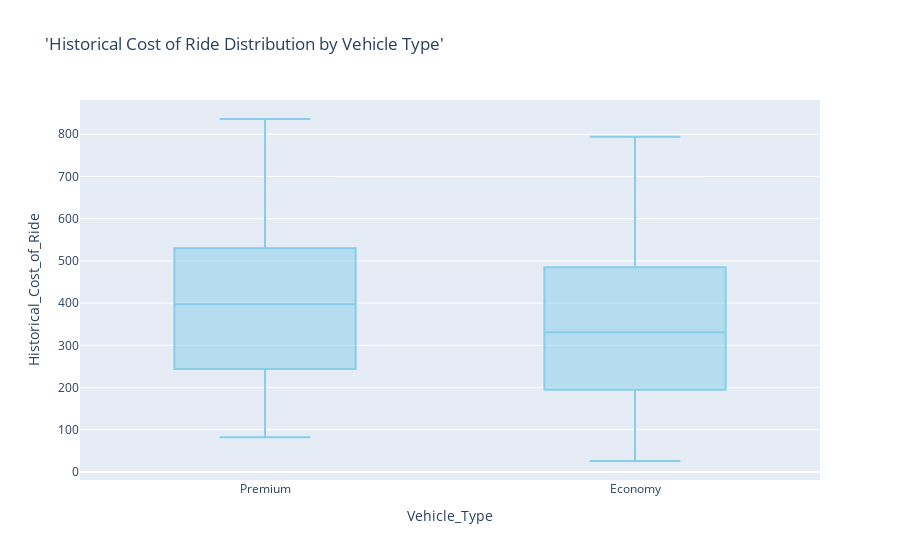

Source (notebook cell):
### Code cell
# Let's have a look at the Distribution Historical cost of the ride Based on the Vehicle type
fig = px.box(data, x="Vehicle_Type",
             y="Historical_Cost_of_Ride",
             title="'Historical Cost of Ride Distribution by Vehicle Type'")
fig.update_traces(line=dict(color="skyblue"))
fig.show()

### Figure 1 — Plotly figure (JSON) as saved in the notebook; plotly's stock layout.template omitted (floating-point values rounded to 4 significant figures; data arrays with more than 128 entries replaced by an {"elided": "..."} marker saying what was removed)
{"data": [{"alignmentgroup": "True", "hovertemplate": "Vehicle_Type=%{x}<br>Historical_Cost_of_Ride=%{y}<extra></extra>", "legendgroup": "", "line": {"color": "skyblue"}, "marker": {"color": "#636efa"}, "name": "", "notched": false, "offsetgroup": "", "orientation": "v", "showlegend": false, "type": "box", "x": {"elided": "1000 str values"}, "x0": " ", "xaxis": "x", "y": {"elided": "1000 float values"}, "y0": " ", "yaxis": "y"}], "layout": {"boxmode": "group", "legend": {"tracegroupgap": 0}, "title": {"text": "'Historical Cost of Ride Distribution by Vehicle Type'"}, "xaxis": {"anchor": "y", "domain": [0, 1], "title": {"text": "Vehicle_Type"}}, "yaxis": {"anchor": "x", "domain": [0, 1], "title": {"text": "Historical_Cost_of_Ride"}}}}
